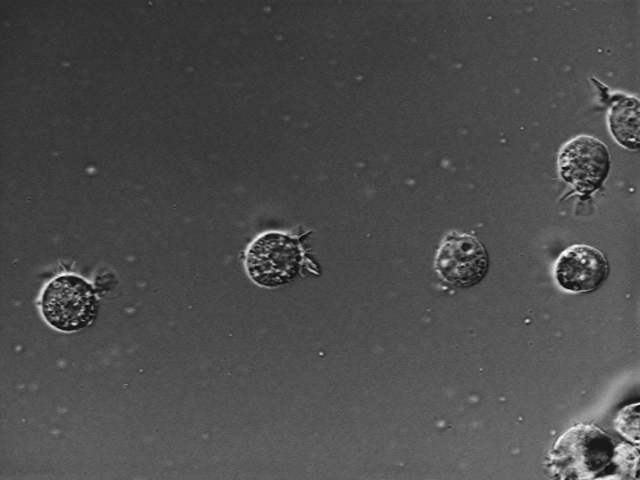
#> input picture sample/1.tiff, 640 x 480 px
$ jupyter execute 'edge detection.ipynb'
#> lines starting #> are read from the running program, lines starting #| are printed output that depends on the picture
[cell 1]
import cv2
import numpy as np
from matplotlib import pyplot as plt

img = cv2.imread('../sample/1.tiff', 0)
#> img is the input picture: shape (480, 640); min 15, max 254, mean 76.6

# Edge detection
from skimage.filters import roberts, sobel, scharr, prewitt

roberts_img = roberts(img)
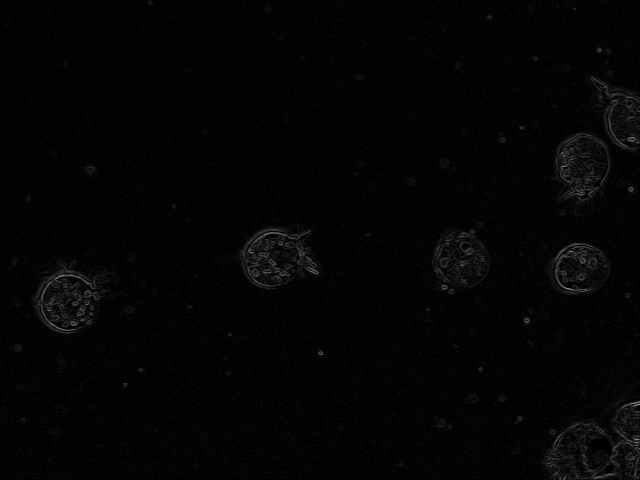
#> roberts_img: shape (480, 640) float64; min 0, max 0.586, mean 0.0192
sobel_img = sobel(img) # best one
scharr_img = scharr(img)
prewitt_img = prewitt(img)

plt.figure(figsize=(12,8))

plt.subplot(221)
plt.title('roberts')
plt.imshow(roberts_img, cmap='gray')

plt.subplot(222)
plt.title('sobel')
plt.imshow(sobel_img, cmap='gray')

plt.subplot(223)
plt.title('scharr')
plt.imshow(scharr_img, cmap='gray')

plt.subplot(224)
plt.title('prewitt')
plt.imshow(prewitt_img, cmap='gray')
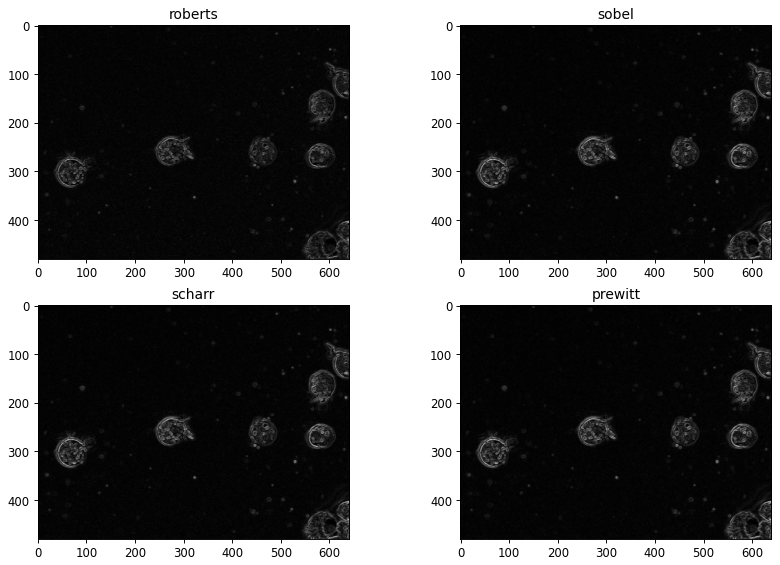
#> figure drawn by matplotlib, 4 panels

[cell 2]
# Canny edge detection

canny_edge = cv2.Canny(img, 50, 80)
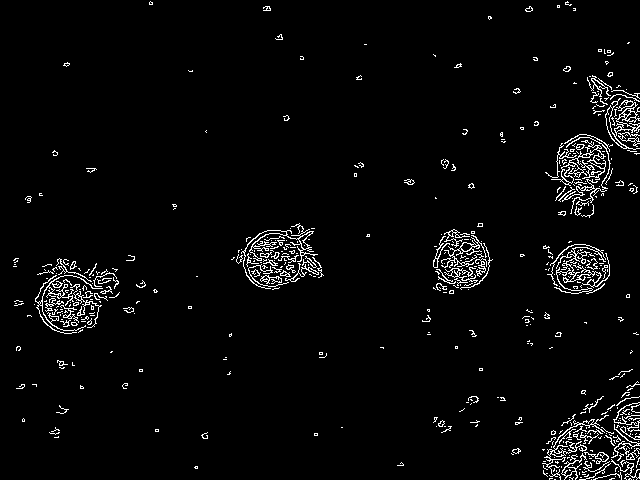
#> canny_edge: shape (480, 640); 3.4% white in thin lines or dots

# Autocanny
sigma = 0.3
median = np.median(img)
#> median = 74

# apply automatic Canny edge detection using the computed median
# lower threshold is sigma % lower than median
# if the value is below 0 then take 0 as the value
lower = int(max(0, (1.0 - sigma) * median))
#> lower = 51

# upper threshold is sigma % higher than median
# if the value is larger than 255 then take 255 as the value
upper = int(min(255, (1.0 - sigma) * median))
#> upper = 51

auto_canny = cv2.Canny(img, lower, upper)
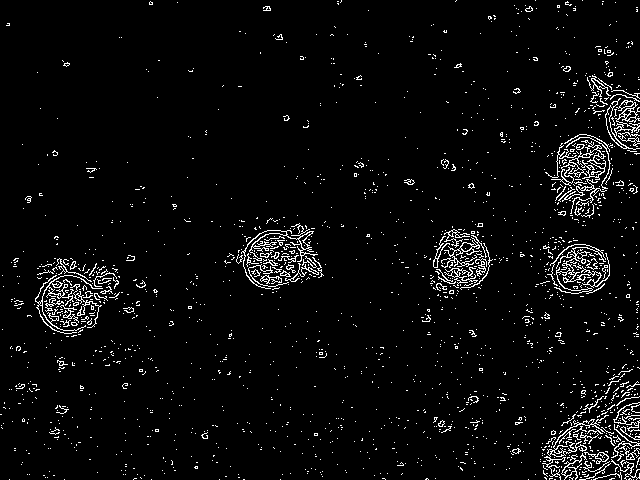
#> auto_canny: shape (480, 640); 4.1% white in thin lines or dots

plt.figure(figsize=(12,8))


plt.subplot(121)
plt.title('canny_edge')
plt.imshow(canny_edge, cmap='gray')

plt.subplot(122)
plt.title('auto_canny')
plt.imshow(auto_canny, cmap='gray')
